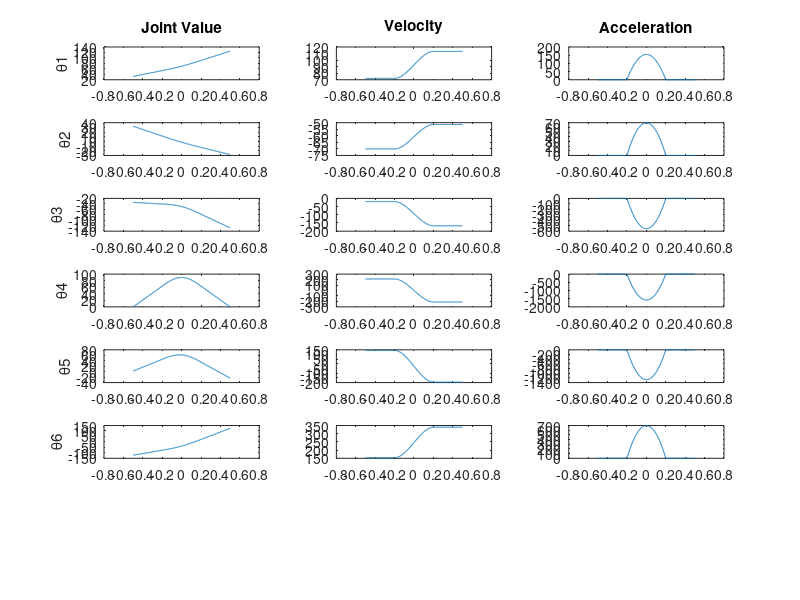

MATLAB code for this plot: (Note: this script raises an error after producing the figure.)
clear all; close all;clc

% A = [0  0  1 0.1;
%     -1  0  0 0.5;
%      0 -1  0 0.3;
%      0  0  0  1];
%  
% B = [0  0  1 0.3;
%      0  1  0 0.3;
%     -1  0  0 0.2;
%      0  0  0  1];
%  
% C = [0  1  0 -0.3;
%      0  0 -1 -0.25;
%     -1  0  0  0.25;
%      0  0  0   1];

A = [0  1  0   0.2;
    -1  0  0   0.3;
     0  0  1   0.2;
     0  0  0  0.01  ];
B = [ 0  0 -1   -0.1;
     -1  0  0   0.15;
      0  1  0    0.3;
      0  0  0   0.01  ];
C = [ 1  0  0  -0.25;
      0 -1  0    0.1;
      0  0 -1   -0.2;
      0  0  0   0.01  ];

thetaA = [31.900670   32.474962   -34.610195   0.000000   2.135233   -121.900670]';
thetaB = [67.948868   -2.529005   -44.425928   105.455397   74.075319   -45.219766]';
thetaC = [124.599928   -28.219289   -127.988642   -0.000000   -23.792068   124.599928]';



tacc = 0.2;
T = 0.5;
r = (T-tacc)/T;
% find the point at which start to accelerate 
thetaAp = thetaA + (thetaB-thetaA)*r;

% calculate deltaB and deltaC
deltaC = thetaC-thetaB;
deltaB = thetaAp-thetaB;

% start motion from A to C pass nearby B and find their z-axis
theta_p = [];theta_v = [];theta_a = [];
for t = -0.5:0.002:0.5
    if t < -0.2
        theta_p = [theta_p (thetaB-thetaA)*(t+0.5)/T + thetaA];
        theta_v = [theta_v (thetaB-thetaA)/T];
        theta_a = [theta_a zeros(6,1)];
    elseif t > 0.2
        theta_p = [theta_p deltaC*t/T+thetaB];
        theta_v = [theta_v deltaC/T];
        theta_a = [theta_a zeros(6,1)];
    else
        h = (t+tacc)/(2*tacc);
        
        theta_p = [theta_p ((deltaC*tacc/T+deltaB)*(2-h)*h^2-2*deltaB)*h + deltaB + thetaB];
        theta_v = [theta_v ((deltaC*tacc/T+deltaB)*(1.5-h)*2*h^2-deltaB)/tacc];
        theta_a = [theta_a (deltaC*tacc/T+deltaB)*(1-h)*3*h/tacc^2];        
    end
end




% plot the result
t = -0.5:0.002:0.5;
t1 = -0.5:0.002:-0.2-0.002;
t2 = -0.2:0.002:0.2;
t3 = 0.2+0.002:0.002:0.5;

figure
for i = 1:6
    subplot(7,3,1+3*(i-1)), plot(t,theta_p(i,:))
    ylabel(['\theta', num2str(i)])
    subplot(7,3,2+3*(i-1)), plot(t,theta_v(i,:))
    subplot(7,3,3+3*(i-1)), plot(t,theta_a(i,:))
end
subplot(731), title('Joint Value')
subplot(732), title('Velocity')
subplot(733), title('Acceleration')

p = [];zAxis = [];
for i = theta_p
    T = forward_kinematic(i);
    p = [p T(1:3,4)];
    temp = T*[0 0 0.1 1]';
    zAxis = [zAxis temp(1:3,1)];
end

figure
plot3(p(1,1:length(t1)), p(2,1:length(t1)), p(3,1:length(t1)), 'color', [138 43 226]/255)
hold on
plot3(p(1,length(t1)+1:length(t1)+length(t2)+1), p(2,length(t1)+1:length(t1)+length(t2)+1), p(3,length(t1)+1:length(t1)+length(t2)+1), 'm')
plot3(p(1,end:-1:end-length(t3)+1), p(2,end:-1:end-length(t3)+1), p(3,end:-1:end-length(t3)+1), 'c')

Ax = A*[0.1 0 0 1]';
Ay = A*[0 0.1 0 1]';
Az = A*[0 0 0.1 1]';
plot3([A(1,4) Ax(1)], [A(2,4) Ax(2)], [A(3,4) Ax(3)], 'r', 'LineWidth', 2)
plot3([A(1,4) Ay(1)], [A(2,4) Ay(2)], [A(3,4) Ay(3)], 'g', 'LineWidth', 2)
plot3([A(1,4) Az(1)], [A(2,4) Az(2)], [A(3,4) Az(3)], 'b', 'LineWidth', 2)
Bx = B*[0.1 0 0 1]';
By = B*[0 0.1 0 1]';
Bz = B*[0 0 0.1 1]';
plot3([B(1,4) Bx(1)], [B(2,4) Bx(2)], [B(3,4) Bx(3)], 'r', 'LineWidth', 2)
plot3([B(1,4) By(1)], [B(2,4) By(2)], [B(3,4) By(3)], 'g', 'LineWidth', 2)
plot3([B(1,4) Bz(1)], [B(2,4) Bz(2)], [B(3,4) Bz(3)], 'b', 'LineWidth', 2)
Cx = C*[0.1 0 0 1]';
Cy = C*[0 0.1 0 1]';
Cz = C*[0 0 0.1 1]';
plot3([C(1,4) Cx(1)], [C(2,4) Cx(2)], [C(3,4) Cx(3)], 'r', 'LineWidth', 2)
plot3([C(1,4) Cy(1)], [C(2,4) Cy(2)], [C(3,4) Cy(3)], 'g', 'LineWidth', 2)
plot3([C(1,4) Cz(1)], [C(2,4) Cz(2)], [C(3,4) Cz(3)], 'b', 'LineWidth', 2)

scatter3(A(1,4), A(2,4), A(3,4), [], 'k', 'filled')
text(A(1,4)+0.05, A(2,4)-0.05, A(3,4)-0.01, 'A(0.1,0.5,0.3)')
scatter3(B(1,4), B(2,4), B(3,4), [], 'k', 'filled')
text(B(1,4)-0.05, B(2,4)-0.1, B(3,4)-0.05, 'B(0.3,0.3,0.2)')
scatter3(C(1,4), C(2,4), C(3,4), [], 'k', 'filled')
text(C(1,4), C(2,4)-0.05, C(3,4)+0.1, 'C(-0.3,-0.25,0.25)')

hold off, axis equal
xlabel('x(m)'), ylabel('y(m)'), zlabel('z(m)')
title('3D path of Joint Motion')
set(gca,'XGrid','on'), set(gca,'YGrid','on'), set(gca,'ZGrid','on');

figure
plot3(p(1,:),p(2,:),p(3,:), 'LineWidth', 2, 'color', [138 43 226]/255), hold on

Ax = A*[0.1 0 0 1]';
Ay = A*[0 0.1 0 1]';
Az = A*[0 0 0.1 1]';
plot3([A(1,4) Ax(1)], [A(2,4) Ax(2)], [A(3,4) Ax(3)], 'r', 'LineWidth', 2)
plot3([A(1,4) Ay(1)], [A(2,4) Ay(2)], [A(3,4) Ay(3)], 'g', 'LineWidth', 2)
plot3([A(1,4) Az(1)], [A(2,4) Az(2)], [A(3,4) Az(3)], 'b', 'LineWidth', 2)
Bx = B*[0.1 0 0 1]';
By = B*[0 0.1 0 1]';
Bz = B*[0 0 0.1 1]';
plot3([B(1,4) Bx(1)], [B(2,4) Bx(2)], [B(3,4) Bx(3)], 'r', 'LineWidth', 2)
plot3([B(1,4) By(1)], [B(2,4) By(2)], [B(3,4) By(3)], 'g', 'LineWidth', 2)
plot3([B(1,4) Bz(1)], [B(2,4) Bz(2)], [B(3,4) Bz(3)], 'b', 'LineWidth', 2)
Cx = C*[0.1 0 0 1]';
Cy = C*[0 0.1 0 1]';
Cz = C*[0 0 0.1 1]';
plot3([C(1,4) Cx(1)], [C(2,4) Cx(2)], [C(3,4) Cx(3)], 'r', 'LineWidth', 2)
plot3([C(1,4) Cy(1)], [C(2,4) Cy(2)], [C(3,4) Cy(3)], 'g', 'LineWidth', 2)
plot3([C(1,4) Cz(1)], [C(2,4) Cz(2)], [C(3,4) Cz(3)], 'b', 'LineWidth', 2)

scatter3(A(1,4), A(2,4), A(3,4), [], 'k', 'filled')
text(A(1,4)+0.05, A(2,4)-0.05, A(3,4)-0.01, 'A(0.1,0.5,0.3)')
scatter3(B(1,4), B(2,4), B(3,4), [], 'k', 'filled')
text(B(1,4)-0.05, B(2,4)-0.1, B(3,4)-0.05, 'B(0.3,0.3,0.2)')
scatter3(C(1,4), C(2,4), C(3,4), [], 'k', 'filled')
text(C(1,4), C(2,4)-0.05, C(3,4)+0.1, 'C(-0.3,-0.25,0.25)')

for i = 1:length(zAxis)
    plot3([p(1,i) zAxis(1,i)], [p(2,i) zAxis(2,i)], [p(3,i) zAxis(3,i)]);
end

xlabel('x(m)'), ylabel('y(m)'), zlabel('z(m)')
title('3D path of Joint Motion')
axis equal
set(gca,'XGrid','on'), set(gca,'YGrid','on'), set(gca,'ZGrid','on');







